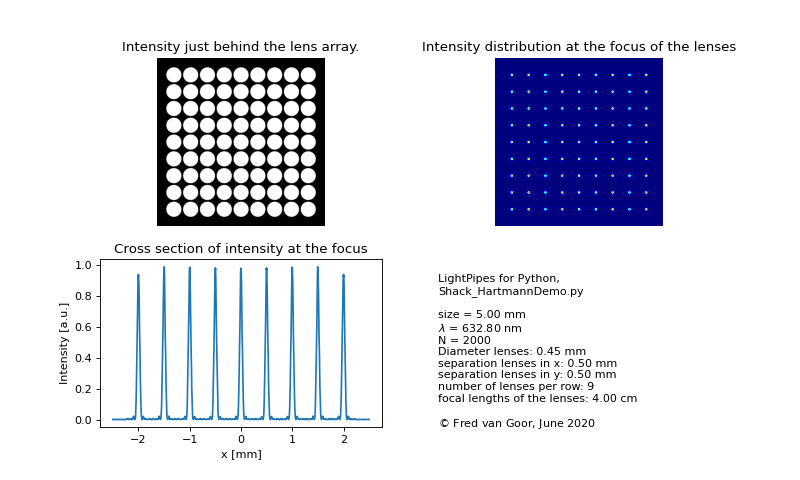

Write Python code to recreate this figure.
#! python3
import numpy as np
import matplotlib.pyplot as plt
from LightPipes import *
"""
    Shack_HartmannDemo.py
    Demonstrates a Shack Hartmann sensor.
    
    cc Fred van Goor, May 2020.
"""
wavelength=632.8*nm
size=5*mm
N=2000

x_sep=0.5*mm
y_sep=0.5*mm
size_field=1.0*x_sep
sy=0*mm
f=4*cm
Dlens=0.45*mm
Nfields=9
size=(Nfields+1)*x_sep

F=Begin(size,wavelength,N)
Nfield=int(size_field/size*N)
Ffield=Begin(size_field,wavelength,Nfield)
Ffield=CircAperture(Ffield,Dlens/2)
Ffield=Lens(Ffield,f)

F=FieldArray2D(F,Ffield,Nfields,Nfields,x_sep,y_sep)
Ifields=Intensity(F)

X=np.arange(N)
X=(X/N-1/2)*size/mm

F1=Forvard(F,f)
Iscreen1=Intensity(F1,1)

F2=Zernike(F, 2, 0, size/2, 3, norm='True', units='lam'); S=ZernikeName(4) # Defocus
#F2=Zernike(F,3,-1,size/2,2,norm='True',units='lam'); S=ZernikeName(7)# Vertical coma 
F2=Fresnel(F2,f)
Iscreen2=Intensity(F2,1)

s= r'LightPipes for Python,' + '\n' +\
  r'Shack_HartmannDemo.py'+ '\n\n'\
  r'size = {:4.2f} mm'.format(size/mm) + '\n' +\
  r'$\lambda$ = {:4.2f} nm'.format(wavelength/nm) + '\n' +\
  r'N = {:d}'.format(N) + '\n' +\
  r'Diameter lenses: {:4.2f} mm'.format(Dlens/mm) + '\n' +\
  r'separation lenses in x: {:4.2f} mm'.format(x_sep/mm) + '\n' +\
  r'separation lenses in y: {:4.2f} mm'.format(y_sep/mm) + '\n' +\
  r'number of lenses per row: {:d}'.format(Nfields) + '\n' +\
  r'focal lengths of the lenses: {:4.2f} cm'.format(f/cm) + '\n\n' +\
  r'${\copyright}$ Fred van Goor, June 2020'
  
fig=plt.figure(figsize=(10,6))
ax1 = fig.add_subplot(221)
ax2 = fig.add_subplot(222); #ax2.set_ylim(bottom=130,top=170)
ax3 = fig.add_subplot(223)
ax4 = fig.add_subplot(224)
ax1.imshow(Ifields,cmap='gray',aspect='equal');ax1.axis('off'); ax1.set_title('Intensity just behind the lens array.')
ax2.imshow(Iscreen1,cmap='jet',aspect='equal');ax2.axis('off'); ax2.set_title('Intensity distribution at the focus of the lenses')
ax3.plot(X,Iscreen1[int(N/2)]); ax3.set_xlabel('x [mm]'); ax3.set_ylabel('Intensity [a.u.]'); ax3.set_title('Cross section of intensity at the focus')
ax4.text(0,0,s); ax4.axis('off')
plt.show()
